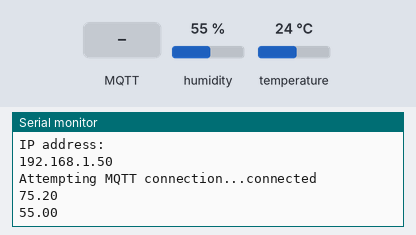
This sketch was run on a simulated ESP8266 (NodeMCU). Parts: the last lines printed to the serial monitor. The test bench sets the inputs (shaded band); at power-on: humidity 55 %, temperature 24 °C. WiFi joins after 1.5 s; servers stay silent unless stated; no MQTT or app messages arrive unless stated.

Above: at 2.7 s.
2.8 s: MQTT message "5" arrives on the first subscribed topic
At 3.08 s:
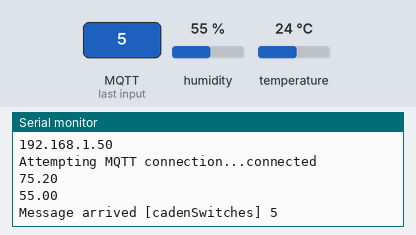
4.3 s: MQTT message "on" arrives on the first subscribed topic
At 4.58 s:
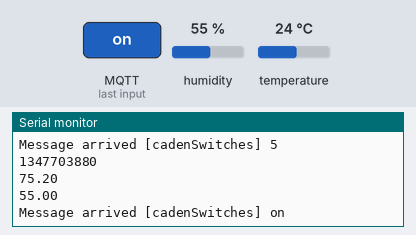
5.8 s: MQTT message "off" arrives on the first subscribed topic
At 6.08 s:
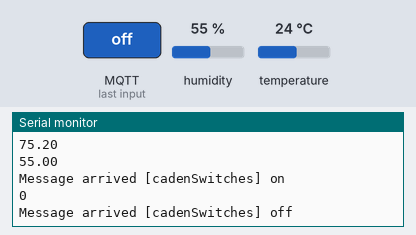
7.3 s: humidity set to 22 %
At 8.7 s:
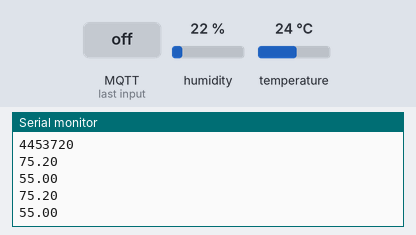
8.8 s: temperature set to 12 °C
10.3 s: humidity set to 40 %
At 10.8 s:
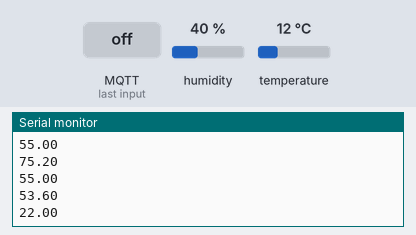
Timing chart, 0 to 12.8 s (numbered marks = the images above; inputs shaded):
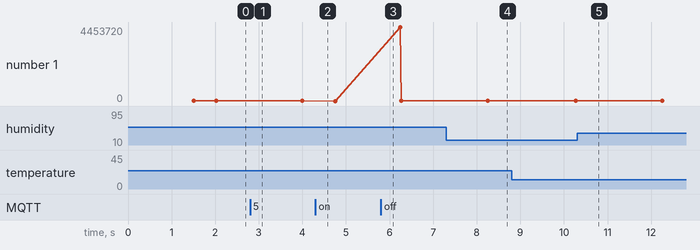

The sketch:

mqtt_esp8266.ino
```cpp
/*
 Basic ESP8266 MQTT example

 This sketch demonstrates the capabilities of the pubsub library in combination
 with the ESP8266 board/library.

 It connects to an MQTT server then:
  - publishes "hello world" to the topic "outTopic" every two seconds
  - subscribes to the topic "inTopic", printing out any messages
    it receives. NB - it assumes the received payloads are strings not binary
  - If the first character of the topic "inTopic" is an 1, switch ON the ESP Led,
    else switch it off

 It will reconnect to the server if the connection is lost using a blocking
 reconnect function. See the 'mqtt_reconnect_nonblocking' example for how to
 achieve the same result without blocking the main loop.

 To install the ESP8266 board, (using Arduino 1.6.4+):
  - Add the following 3rd party board manager under "File -> Preferences -> Additional Boards Manager URLs":
       http://arduino.esp8266.com/stable/package_esp8266com_index.json
  - Open the "Tools -> Board -> Board Manager" and click install for the ESP8266"
  - Select your ESP8266 in "Tools -> Board"

*/

#include <ESP8266WiFi.h>
#include <PubSubClient.h>
#include <RCSwitch.h>
#include <DHT.h>


#define DHTPIN 5     // GPIO 5 or D1
#define DHTTYPE DHT11
DHT dht(DHTPIN, DHTTYPE, 30); // 11 works fine for ESP8266
float humidity, temp_f;  // Values read from sensor
unsigned long previousMillis = 0;        // will store last temp was read
const long interval = 2000;              // interval at which to read sensor


RCSwitch mySwitch = RCSwitch();
const long outletSwitch[6][2] = {
  {4478268, 4478259},
  {4478412, 4478403},
  {4478732, 4478723},
  {4480268, 4480259},
  {4486412, 4486403}
};

// Update these with values suitable for your network.
const char* ssid = "Kubic2";
const char* password = "lk971121";
const char* mqtt_server = "192.168.1.15";

WiFiClient espClient;
PubSubClient client(espClient);
long lastMsg = 0;
char msg[50];
int value = 0;

void setup() {
  dht.begin();           // initialize temperature sensor
  mySwitch.enableTransmit(2);       // set transmit pin to pin 2
  mySwitch.setPulseLength(187);     // set pulse length
  //pinMode(BUILTIN_LED, OUTPUT);     // Initialize the BUILTIN_LED pin as an output
  mySwitch.setRepeatTransmit(15);    // optional set number of transmission repetitions
  Serial.begin(115200);
  setup_wifi();
  client.setServer(mqtt_server, 1883);
  client.setCallback(callback);
}

void setup_wifi() {

  delay(10);
  // We start by connecting to a WiFi network
  Serial.println();
  Serial.print("Connecting to ");
  Serial.println(ssid);

  WiFi.begin(ssid, password);

  while (WiFi.status() != WL_CONNECTED) {
    delay(500);
    Serial.print(".");
  }

  Serial.println("");
  Serial.println("WiFi connected");
  Serial.println("IP address: ");
  Serial.println(WiFi.localIP());
}

void callback(char* topic, byte* payload, unsigned int length) {
  Serial.print("Message arrived [");
  Serial.print(topic);
  Serial.print("] ");
  for (int i = 0; i < length; i++) {
    Serial.print((char)payload[i]);
  }
  Serial.println();
  mySwitch.send(outletSwitch[payload[0]-1-'0'][payload[1]-'0'], 24);
  Serial.println(outletSwitch[payload[0]-1-'0'][payload[1]-'0']);

}

void reconnect() {
  // Loop until we're reconnected
  while (!client.connected()) {
    Serial.print("Attempting MQTT connection...");
    // Attempt to connect
    if (client.connect("CadenESP8266")) {
      Serial.println("connected");
      // Once connected, publish an announcement...
      client.publish("outTopic", "hello world");
      // ... and resubscribe
      client.subscribe("cadenSwitches");
    } else {
      Serial.print("failed, rc=");
      Serial.print(client.state());
      Serial.println(" try again in 5 seconds");
      // Wait 5 seconds before retrying
      delay(5000);
    }
  }
}
void loop() {

  if (!client.connected()) {
    reconnect();
  }
  client.loop();
  gettemperature();       // read sensor
}

void gettemperature() {
  // Wait at least 2 seconds seconds between measurements.
  // if the difference between the current time and last time you read
  // the sensor is bigger than the interval you set, read the sensor
  // Works better than delay for things happening elsewhere also
  unsigned long currentMillis = millis();

  if(currentMillis - previousMillis >= interval) {
    // save the last time you read the sensor
    previousMillis = currentMillis;

    // Reading temperature for humidity takes about 250 milliseconds!
    // Sensor readings may also be up to 2 seconds 'old' (it's a very slow sensor)
    humidity = dht.readHumidity();          // Read humidity (percent)
    temp_f = dht.readTemperature(true);     // Read temperature as Fahrenheit
    // Check if any reads failed and exit early (to try again).
    if (isnan(humidity) || isnan(temp_f)) {
      Serial.println("Failed to read from DHT sensor!");
      return;
    }
    else {
      Serial.println(temp_f);
      Serial.println(humidity);
      char temp_f_char[10];
      char humidity_char[10];
      dtostrf(temp_f, 4, 1, temp_f_char);
      dtostrf(humidity, 4, 1, humidity_char);
      client.publish("cadenRoomTemp", temp_f_char);
      client.publish("cadenRoomHumid", humidity_char);
    }
  }
}
```

Measured:
- after the input at 2.8 s, the serial monitor: prints a new line at once (image 1)
- after the input at 4.3 s, the serial monitor: prints a new line at once (image 2)
- after the input at 5.8 s, the serial monitor: prints a new line at once (image 3)
- plotted number 1: 55 → 0 after the input at 4.3 s
